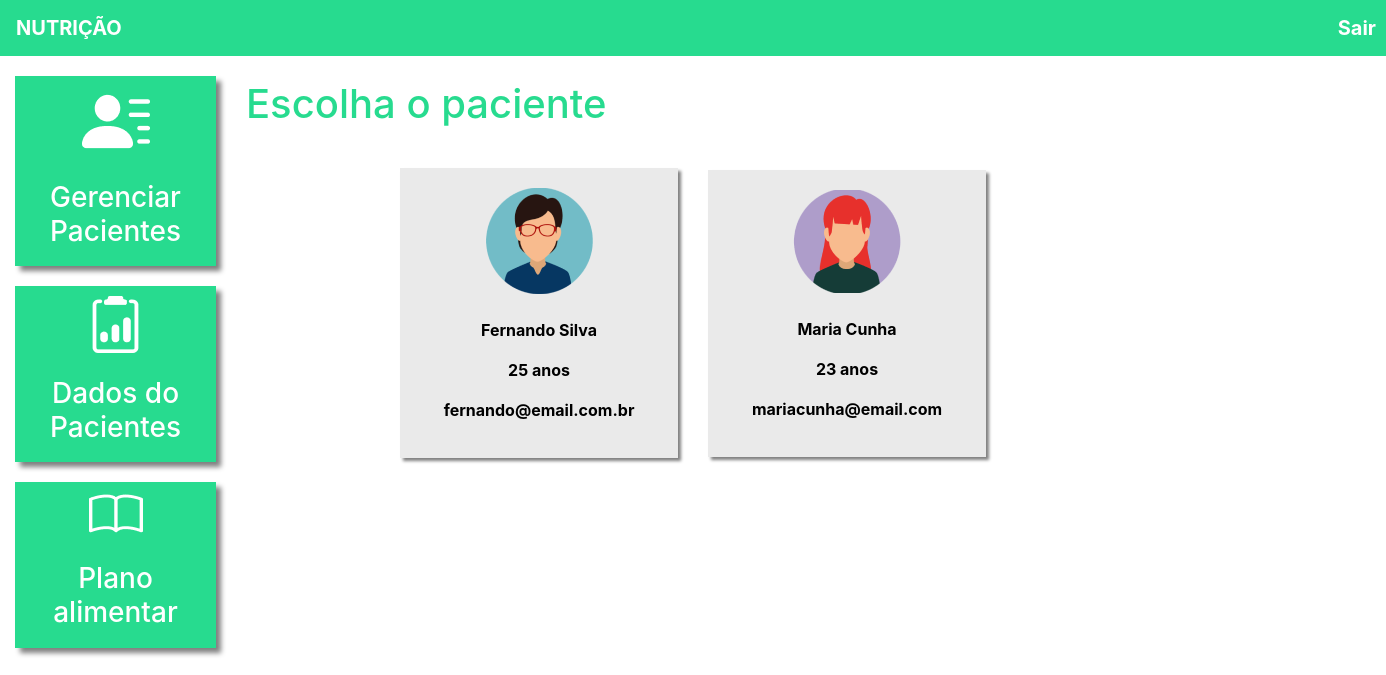
The app's page /dados_paciente/ (signed in) with its own data.
### plataforma/models.py (models this page shows, shortened)
class Pacientes(models.Model):
    choices_sexo = (('F', 'Feminino'),
                    ('M', 'Maculino'))
    nome = models.CharField(max_length=50)
    sexo = models.CharField(max_length=1, choices=choices_sexo)
    idade = models.IntegerField()
    email = models.EmailField()
    telefone = models.CharField(max_length=19)
    nutri = models.ForeignKey(User, on_delete=models.CASCADE)

### plataforma/views.py (the view)
# urls.py: path('dados_paciente/', views.dados_paciente_listar, name = "dados_paciente_listar"),
@login_required(login_url='/auth/logar/')
def dados_paciente_listar(request):
    if request.method == "GET":
        pacientes = Pacientes.objects.filter(nutri=request.user)
        return render(request, 'dados_paciente_listar.html', {'pacientes': pacientes})

### plataforma/templates/dados_paciente_listar.html (shortened to what this page needs)
{% extends 'base_plataforma.html' %}
{% load static %}
{% block 'plataforma' %}
    <br>
    <h1 class="titulo mb-4">Escolha o paciente</h1>
    <div class="row align-items-center justify-content-center mb-lg-4">
        {% for paciente in pacientes %}
            <div class="col-md-4 col-sm-6 col-10">
                <a href="{% url 'dados_paciente' paciente.id %}" class="link-hover">
                    <div class="card-paciente mb-lg-0 mb-4 mt-3">
                        <div class="foto-perfil">
                            {% if paciente.sexo == "F" %}
                                <img src="{% static 'plataforma/img/perfil1.png' %}" class="img-fluid">
                            {% else %}
                                <img src="{% static 'plataforma/img/perfil2.png' %}" class="img-fluid">
                            {% endif %}
                        </div>
                        <br>
                        <p class="dados text-center">{{ paciente.nome }}</p>
                        <p class="dados text-center">{{ paciente.idade }} anos</p>
                        <p class="dados text-center">{{paciente.email}}</p>
                    </div>
                </a>
            </div>
        {% endfor %}
    </div>
{% endblock%}

### templates/static/plataforma/css/css.css (style rules this page uses)
.titulo { color: #27DB8F; }
.card-paciente { background-color: #EAEAEA; box-shadow: 3px 3px 3px gray; padding: 20px; color: black; }
.foto-perfil { text-align: center; }
.dados { font-weight: bold; }

### records on screen
Pacientes: nome "Fernando Silva", idade "25", email "fernando@email.com.br"
Pacientes: nome "Maria Cunha", idade "23", email "mariacunha@email.com"
